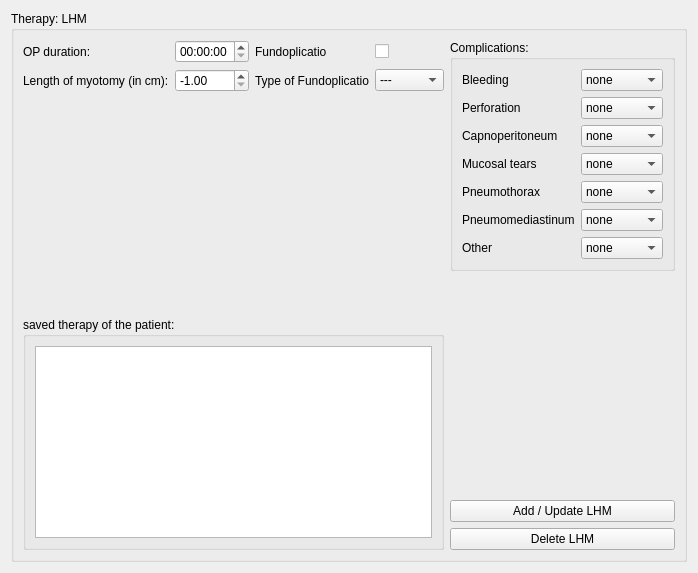
          <widget class="QWidget" name="lhm">
           <layout class="QGridLayout" name="gridLayout_35">
            <item row="0" column="0" colspan="2">
             <widget class="QGroupBox" name="groupBox_23">
              <property name="title">
               <string>Therapy: LHM</string>
              </property>
              <layout class="QGridLayout" name="gridLayout_52">
               <item row="1" column="2">
                <spacer name="verticalSpacer_3">
                 <property name="orientation">
                  <enum>Qt::Vertical</enum>
                 </property>
                 <property name="sizeHint" stdset="0">
                  <size>
                   <width>20</width>
                   <height>40</height>
                  </size>
                 </property>
                </spacer>
               </item>
               <item row="2" column="0" colspan="2">
                <widget class="QGroupBox" name="groupBox_18">
                 <property name="title">
                  <string>saved therapy of the patient:</string>
                 </property>
                 <layout class="QGridLayout" name="gridLayout_49">
                  <item row="0" column="0">
                   <widget class="QTextEdit" name="lhm_text">
                    <property name="readOnly">
                     <bool>true</bool>
                    </property>
                   </widget>
                  </item>
                 </layout>
                </widget>
               </item>
               <item row="2" column="2">
                <layout class="QVBoxLayout" name="verticalLayout">
                 <item>
                  <spacer name="verticalSpacer_4">
                   <property name="orientation">
                    <enum>Qt::Vertical</enum>
                   </property>
                   <property name="sizeHint" stdset="0">
                    <size>
                     <width>20</width>
                     <height>40</height>
                    </size>
                   </property>
                  </spacer>
                 </item>
                 <item>
                  <widget class="QPushButton" name="add_lhm_button">
                   <property name="text">
                    <string>Add / Update LHM</string>
                   </property>
                  </widget>
                 </item>
                 <item>
                  <widget class="QPushButton" name="delete_lhm_button">
                   <property name="text">
                    <string>Delete LHM</string>
                   </property>
                  </widget>
                 </item>
                </layout>
               </item>
               <item row="0" column="2">
                <widget class="QGroupBox" name="lhm_complications">
                 <property name="title">
                  <string>Complications:</string>
                 </property>
                 <property name="checkable">
                  <bool>false</bool>
                 </property>
                 <property name="checked">
                  <bool>false</bool>
                 </property>
                 <layout class="QGridLayout" name="gridLayout_82">
                  <item row="0" column="1">
                   <widget class="QComboBox" name="bleeding_lhm">
                    <property name="enabled">
                     <bool>true</bool>
                    </property>
                    <item>
                     <property name="text">
                      <string>none</string>
                     </property>
                    </item>
                    <item>
                     <property name="text">
                      <string>mild</string>
                     </property>
                    </item>
                    <item>
                     <property name="text">
                      <string>moderate</string>
                     </property>
                    </item>
                    <item>
                     <property name="text">
                      <string>servere</string>
                     </property>
                    </item>
                   </widget>
                  </item>
                  <item row="1" column="1">
                   <widget class="QComboBox" name="perforation_lhm">
                    <property name="enabled">
                     <bool>true</bool>
                    </property>
                    <item>
                     <property name="text">
                      <string>none</string>
                     </property>
                    </item>
                    <item>
                     <property name="text">
                      <string>mild</string>
                     </property>
                    </item>
                    <item>
                     <property name="text">
                      <string>moderate</string>
                     </property>
                    </item>
                    <item>
                     <property name="text">
                      <string>severe</string>
                     </property>
                    </item>
                   </widget>
                  </item>
                  <item row="4" column="0">
                   <widget class="QLabel" name="label_141">
                    <property name="enabled">
                     <bool>true</bool>
                    </property>
                    <property name="text">
                     <string>Pneumothorax</string>
                    </property>
                   </widget>
                  </item>
                  <item row="3" column="1">
                   <widget class="QComboBox" name="mucusal_tears_lhm">
                    <property name="enabled">
                     <bool>true</bool>
                    </property>
                    <item>
                     <property name="text">
                      <string>none</string>
                     </property>
                    </item>
                    <item>
                     <property name="text">
                      <string>mild</string>
                     </property>
                    </item>
                    <item>
                     <property name="text">
                      <string>moderate</string>
                     </property>
                    </item>
                    <item>
                     <property name="text">
                      <string>severe</string>
                     </property>
                    </item>
                   </widget>
                  </item>
                  <item row="2" column="1">
                   <widget class="QComboBox" name="capnoperitoneum_lhm">
                    <property name="enabled">
                     <bool>true</bool>
                    </property>
                    <item>
                     <property name="text">
                      <string>none</string>
                     </property>
                    </item>
                    <item>
                     <property name="text">
                      <string>mild</string>
                     </property>
                    </item>
                    <item>
                     <property name="text">
                      <string>moderate</string>
                     </property>
                    </item>
                    <item>
                     <property name="text">
                      <string>severe</string>
                     </property>
                    </item>
                   </widget>
                  </item>
                  <item row="0" column="0">
                   <widget class="QLabel" name="label_142">
                    <property name="enabled">
                     <bool>true</bool>
                    </property>
                    <property name="text">
                     <string>Bleeding</string>
                    </property>
                   </widget>
                  </item>
                  <item row="2" column="0">
                   <widget class="QLabel" name="label_143">
                    <property name="enabled">
                     <bool>true</bool>
                    </property>
                    <property name="text">
                     <string>Capnoperitoneum</string>
                    </property>
                   </widget>
                  </item>
                  <item row="6" column="0">
                   <widget class="QLabel" name="label_144">
                    <property name="enabled">
                     <bool>true</bool>
                    </property>
                    <property name="text">
                     <string>Other</string>
                    </property>
                   </widget>
                  </item>
                  <item row="1" column="0">
                   <widget class="QLabel" name="label_145">
                    <property name="enabled">
                     <bool>true</bool>
                    </property>
                    <property name="text">
                     <string>Perforation</string>
                    </property>
                   </widget>
                  </item>
                  <item row="3" column="0">
                   <widget class="QLabel" name="label_146">
                    <property name="enabled">
                     <bool>true</bool>
                    </property>
                    <property name="text">
                     <string>Mucosal tears</string>
                    </property>
                   </widget>
                  </item>
                  <item row="5" column="0">
                   <widget class="QLabel" name="label_147">
                    <property name="enabled">
                     <bool>true</bool>
                    </property>
                    <property name="text">
                     <string>Pneumomediastinum</string>
                    </property>
                   </widget>
                  </item>
                  <item row="4" column="1">
                   <widget class="QComboBox" name="pneumothorax_lhm">
                    <property name="enabled">
                     <bool>true</bool>
                    </property>
                    <item>
                     <property name="text">
                      <string>none</string>
                     </property>
                    </item>
                    <item>
                     <property name="text">
                      <string>mild</string>
                     </property>
                    </item>
                    <item>
                     <property name="text">
                      <string>moderate</string>
                     </property>
                    </item>
                    <item>
                     <property name="text">
                      <string>severe</string>
                     </property>
                    </item>
                   </widget>
                  </item>
                  <item row="5" column="1">
                   <widget class="QComboBox" name="pneumomediastinum_lhm">
                    <property name="enabled">
                     <bool>true</bool>
                    </property>
                    <item>
                     <property name="text">
                      <string>none</string>
                     </property>
                    </item>
                    <item>
                     <property name="text">
                      <string>mild</string>
                     </property>
                    </item>
                    <item>
                     <property name="text">
                      <string>moderate</string>
                     </property>
                    </item>
                    <item>
                     <property name="text">
                      <string>severe</string>
                     </property>
                    </item>
                   </widget>
                  </item>
                  <item row="6" column="1">
                   <widget class="QComboBox" name="other_lhm">
                    <property name="enabled">
                     <bool>true</bool>
                    </property>
                    <item>
                     <property name="text">
                      <string>none</string>
                     </property>
                    </item>
                    <item>
                     <property name="text">
                      <string>mild</string>
                     </property>
                    </item>
                    <item>
                     <property name="text">
                      <string>moderate</string>
                     </property>
                    </item>
                    <item>
                     <property name="text">
                      <string>severe</string>
                     </property>
                    </item>
                   </widget>
                  </item>
                 </layout>
                </widget>
               </item>
               <item row="0" column="0" colspan="2">
                <layout class="QGridLayout" name="gridLayout_50">
                 <item row="0" column="1">
                  <widget class="QTimeEdit" name="lhm_time">
                   <property name="maximumTime">
                    <time>
                     <hour>5</hour>
                     <minute>0</minute>
                     <second>0</second>
                    </time>
                   </property>
                   <property name="currentSection">
                    <enum>QDateTimeEdit::HourSection</enum>
                   </property>
                  </widget>
                 </item>
                 <item row="0" column="0">
                  <widget class="QLabel" name="label_23">
                   <property name="text">
                    <string>OP duration:</string>
                   </property>
                  </widget>
                 </item>
                 <item row="2" column="1">
                  <widget class="QDoubleSpinBox" name="lhm_length_spin">
                   <property name="minimum">
                    <double>-1.000000000000000</double>
                   </property>
                   <property name="maximum">
                    <double>10.000000000000000</double>
                   </property>
                   <property name="value">
                    <double>-1.000000000000000</double>
                   </property>
                  </widget>
                 </item>
                 <item row="2" column="0">
                  <widget class="QLabel" name="label_24">
                   <property name="text">
                    <string>Length of myotomy (in cm):</string>
                   </property>
                  </widget>
                 </item>
                 <item row="0" column="2">
                  <widget class="QLabel" name="label_25">
                   <property name="text">
                    <string>Fundoplicatio</string>
                   </property>
                  </widget>
                 </item>
                 <item row="0" column="3">
                  <widget class="QCheckBox" name="lhm_fundo_bool">
                   <property name="text">
                    <string/>
                   </property>
                  </widget>
                 </item>
                 <item row="2" column="2">
                  <widget class="QLabel" name="label_46">
                   <property name="text">
                    <string>Type of Fundoplicatio</string>
                   </property>
                  </widget>
                 </item>
                 <item row="2" column="3">
                  <widget class="QComboBox" name="lhm_fundo_type_dropdown">
                   <item>
                    <property name="text">
                     <string>---</string>
                    </property>
                   </item>
                   <item>
                    <property name="text">
                     <string>Nissen</string>
                    </property>
                   </item>
                   <item>
                    <property name="text">
                     <string>Toupet</string>
                    </property>
                   </item>
                   <item>
                    <property name="text">
                     <string>Dor</string>
                    </property>
                   </item>
                  </widget>
                 </item>
                 <item row="3" column="2">
                  <spacer name="verticalSpacer_17">
                   <property name="orientation">
                    <enum>Qt::Vertical</enum>
                   </property>
                   <property name="sizeHint" stdset="0">
                    <size>
                     <width>20</width>
                     <height>40</height>
                    </size>
                   </property>
                  </spacer>
                 </item>
                </layout>
               </item>
              </layout>
             </widget>
            </item>
           </layout>
          </widget>
